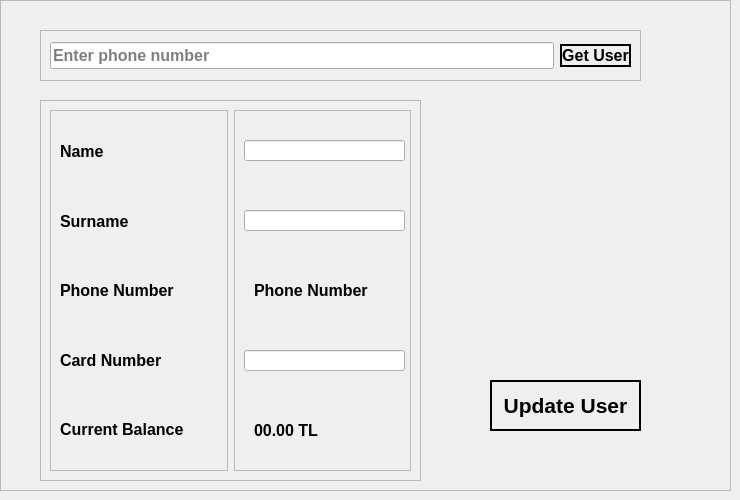
            <widget class="QWidget" name="update_user">
             <widget class="QFrame" name="update_user_frame">
              <property name="geometry">
               <rect>
                <x>0</x>
                <y>0</y>
                <width>731</width>
                <height>491</height>
               </rect>
              </property>
              <property name="frameShape">
               <enum>QFrame::StyledPanel</enum>
              </property>
              <property name="frameShadow">
               <enum>QFrame::Raised</enum>
              </property>
              <widget class="QFrame" name="frame_11">
               <property name="geometry">
                <rect>
                 <x>40</x>
                 <y>30</y>
                 <width>601</width>
                 <height>51</height>
                </rect>
               </property>
               <property name="frameShape">
                <enum>QFrame::StyledPanel</enum>
               </property>
               <property name="frameShadow">
                <enum>QFrame::Raised</enum>
               </property>
               <layout class="QHBoxLayout" name="horizontalLayout_9">
                <item>
                 <widget class="QLineEdit" name="update_frame_get_user_entry">
                  <property name="font">
                   <font>
                    <pointsize>12</pointsize>
                    <weight>75</weight>
                    <bold>true</bold>
                   </font>
                  </property>
                  <property name="placeholderText">
                   <string>Enter phone number</string>
                  </property>
                 </widget>
                </item>
                <item>
                 <widget class="QPushButton" name="update_frame_get_user_entry_button">
                  <property name="font">
                   <font>
                    <pointsize>12</pointsize>
                    <weight>75</weight>
                    <bold>true</bold>
                   </font>
                  </property>
                  <property name="styleSheet">
                   <string notr="true">border :2px solid ;
</string>
                  </property>
                  <property name="text">
                   <string>Get User</string>
                  </property>
                 </widget>
                </item>
               </layout>
              </widget>
              <widget class="QFrame" name="frame_14">
               <property name="geometry">
                <rect>
                 <x>40</x>
                 <y>100</y>
                 <width>381</width>
                 <height>381</height>
                </rect>
               </property>
               <property name="frameShape">
                <enum>QFrame::StyledPanel</enum>
               </property>
               <property name="frameShadow">
                <enum>QFrame::Raised</enum>
               </property>
               <layout class="QHBoxLayout" name="horizontalLayout_10">
                <item>
                 <widget class="QFrame" name="frame_13">
                  <property name="font">
                   <font>
                    <pointsize>12</pointsize>
                    <weight>75</weight>
                    <bold>true</bold>
                   </font>
                  </property>
                  <property name="frameShape">
                   <enum>QFrame::StyledPanel</enum>
                  </property>
                  <property name="frameShadow">
                   <enum>QFrame::Raised</enum>
                  </property>
                  <layout class="QVBoxLayout" name="verticalLayout_9">
                   <item>
                    <widget class="QLabel" name="label_18">
                     <property name="font">
                      <font>
                       <pointsize>12</pointsize>
                       <weight>75</weight>
                       <bold>true</bold>
                      </font>
                     </property>
                     <property name="text">
                      <string>Name</string>
                     </property>
                    </widget>
                   </item>
                   <item>
                    <widget class="QLabel" name="label_19">
                     <property name="font">
                      <font>
                       <pointsize>12</pointsize>
                       <weight>75</weight>
                       <bold>true</bold>
                      </font>
                     </property>
                     <property name="text">
                      <string>Surname</string>
                     </property>
                    </widget>
                   </item>
                   <item>
                    <widget class="QLabel" name="label_20">
                     <property name="font">
                      <font>
                       <pointsize>12</pointsize>
                       <weight>75</weight>
                       <bold>true</bold>
                      </font>
                     </property>
                     <property name="text">
                      <string>Phone Number</string>
                     </property>
                    </widget>
                   </item>
                   <item>
                    <widget class="QLabel" name="label_21">
                     <property name="font">
                      <font>
                       <pointsize>12</pointsize>
                       <weight>75</weight>
                       <bold>true</bold>
                      </font>
                     </property>
                     <property name="text">
                      <string>Card Number</string>
                     </property>
                    </widget>
                   </item>
                   <item>
                    <widget class="QLabel" name="label_22">
                     <property name="font">
                      <font>
                       <pointsize>12</pointsize>
                       <weight>75</weight>
                       <bold>true</bold>
                      </font>
                     </property>
                     <property name="text">
                      <string>Current Balance</string>
                     </property>
                    </widget>
                   </item>
                  </layout>
                 </widget>
                </item>
                <item>
                 <widget class="QFrame" name="frame_15">
                  <property name="frameShape">
                   <enum>QFrame::StyledPanel</enum>
                  </property>
                  <property name="frameShadow">
                   <enum>QFrame::Raised</enum>
                  </property>
                  <widget class="QLineEdit" name="update_user_frame_name">
                   <property name="geometry">
                    <rect>
                     <x>10</x>
                     <y>30</y>
                     <width>161</width>
                     <height>21</height>
                    </rect>
                   </property>
                   <property name="font">
                    <font>
                     <pointsize>12</pointsize>
                     <weight>75</weight>
                     <bold>true</bold>
                    </font>
                   </property>
                  </widget>
                  <widget class="QLabel" name="update_user_frame_balance">
                   <property name="geometry">
                    <rect>
                     <x>20</x>
                     <y>310</y>
                     <width>121</width>
                     <height>21</height>
                    </rect>
                   </property>
                   <property name="font">
                    <font>
                     <pointsize>12</pointsize>
                     <weight>75</weight>
                     <bold>true</bold>
                    </font>
                   </property>
                   <property name="text">
                    <string>00.00 TL</string>
                   </property>
                  </widget>
                  <widget class="QLineEdit" name="update_user_frame_surname">
                   <property name="geometry">
                    <rect>
                     <x>10</x>
                     <y>100</y>
                     <width>161</width>
                     <height>21</height>
                    </rect>
                   </property>
                   <property name="font">
                    <font>
                     <pointsize>12</pointsize>
                     <weight>75</weight>
                     <bold>true</bold>
                    </font>
                   </property>
                  </widget>
                  <widget class="QLineEdit" name="update_user_frame_card_number">
                   <property name="geometry">
                    <rect>
                     <x>10</x>
                     <y>240</y>
                     <width>161</width>
                     <height>21</height>
                    </rect>
                   </property>
                   <property name="font">
                    <font>
                     <pointsize>12</pointsize>
                     <weight>75</weight>
                     <bold>true</bold>
                    </font>
                   </property>
                  </widget>
                  <widget class="QLabel" name="update_user_frame_phone_number">
                   <property name="geometry">
                    <rect>
                     <x>20</x>
                     <y>170</y>
                     <width>121</width>
                     <height>21</height>
                    </rect>
                   </property>
                   <property name="font">
                    <font>
                     <pointsize>12</pointsize>
                     <weight>75</weight>
                     <bold>true</bold>
                    </font>
                   </property>
                   <property name="text">
                    <string>Phone Number</string>
                   </property>
                  </widget>
                 </widget>
                </item>
               </layout>
              </widget>
              <widget class="QPushButton" name="update_user_frame_update_button">
               <property name="geometry">
                <rect>
                 <x>490</x>
                 <y>380</y>
                 <width>151</width>
                 <height>51</height>
                </rect>
               </property>
               <property name="font">
                <font>
                 <pointsize>16</pointsize>
                 <weight>75</weight>
                 <bold>true</bold>
                </font>
               </property>
               <property name="styleSheet">
                <string notr="true">border :2px solid ;
</string>
               </property>
               <property name="text">
                <string>Update User</string>
               </property>
              </widget>
              <widget class="QLabel" name="update_frame_warning_label">
               <property name="geometry">
                <rect>
                 <x>490</x>
                 <y>450</y>
                 <width>151</width>
                 <height>41</height>
                </rect>
               </property>
               <property name="font">
                <font>
                 <pointsize>12</pointsize>
                </font>
               </property>
               <property name="text">
                <string/>
               </property>
              </widget>
             </widget>
            </widget>
